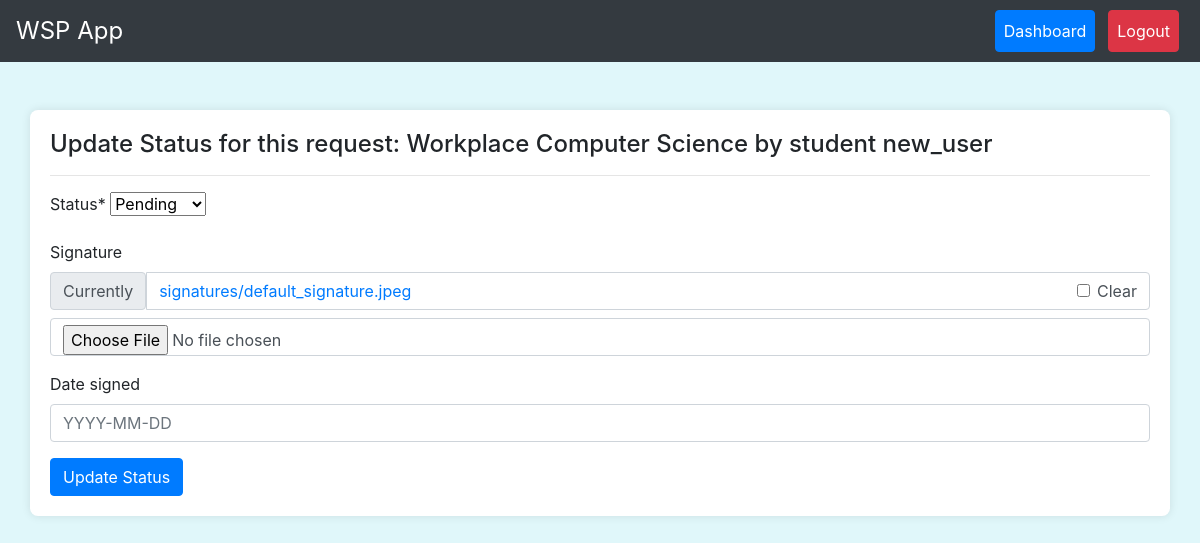
The app's page /director_approval/1/ (signed in), older data.
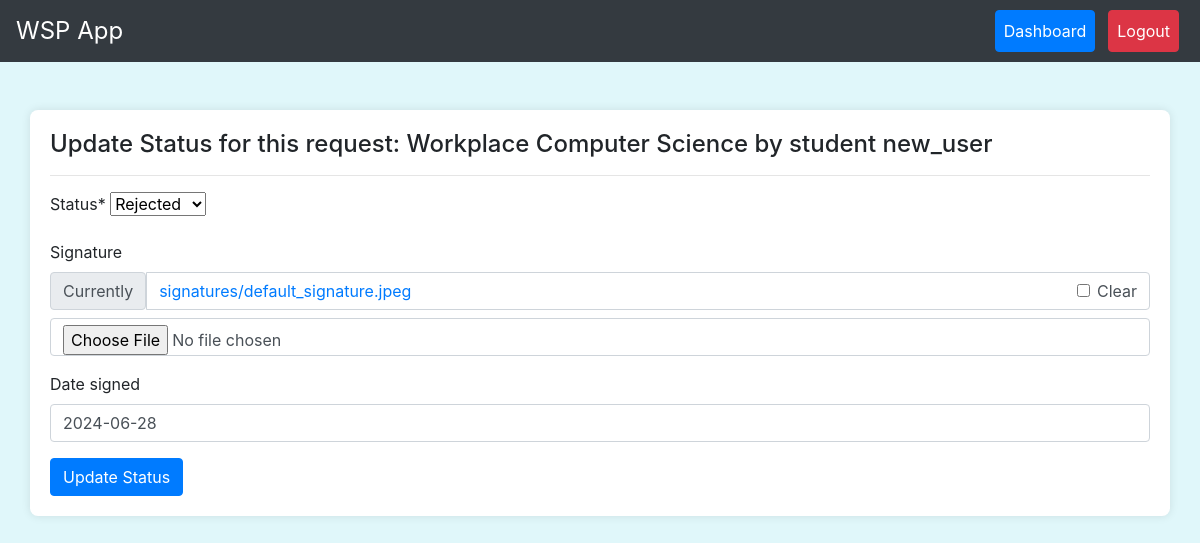
The same page, newer data.
### workapp/models.py (models this page shows, shortened)
class StudentApplication(models.Model):
    student = models.ForeignKey(User, on_delete=models.CASCADE, related_name='applications', null=True)
    posting_place = models.ForeignKey(PostingPlace, on_delete=models.CASCADE)
    STATUS_CHOICES = [
        ('pending', 'Pending'),
        ('approved', 'Approved'),
        ('rejected', 'Rejected'),
    ]
    status = models.CharField(max_length=10, choices=STATUS_CHOICES, default='pending')
    supervisor_status = models.CharField(max_length=10, null=True, choices=STATUS_CHOICES, default='pending')
    director_approval = models.BooleanField(default=False)
    supervisor_approval = models.BooleanField(default=False, null=True)
    work_completed = models.BooleanField(default=False, null=True, blank=True)
    payment_status = models.BooleanField(default=False, null=True, blank=True)
    payment_receipt = models.ImageField(upload_to='receipts/', default=default_receipt, null=True, blank=True)
    start_date = models.DateField(null=True, blank=True)
    end_date = models.DateField(null=True, blank=True)
    student_photo = models.ImageField(upload_to='student_photos/', default=default_student_photo, null=True, blank=True)
    hod_recommendation_letter = models.FileField(upload_to='hod_signatures/', default=default_hod_signature, null=True, blank=True)
    room_number = models.CharField(max_length=20, null=True, blank=True)
    cgpa = models.DecimalField(max_digits=4, decimal_places=2, null=True, blank=True)
    year_of_study = models.IntegerField(null=True, blank=True)
    reason_for_desiring_to_work = models.TextField(null=True, blank=True)
    signature = models.FileField(upload_to='signatures/', default=default_signature, null=True, blank=True)
    area_of_interest = models.CharField(max_length=255, null=True, blank=True)
    date_signed = models.DateField(null=True, blank=True)
    class Meta:
        ordering = [Case(
            When(status='pending', then=Value(0)),
            When(status='approved', then=Value(1)),
            When(status='rejected', then=Value(2)),
            output_field=IntegerField(),
        )]

class PostingPlace(models.Model):
    name = models.CharField(max_length=100)
    location = models.CharField(max_length=100, null=True, blank=True, default='School Campus')
    supervisor = models.ForeignKey(User, on_delete=models.SET_NULL, null=True, blank=True)
    def __str__(self):
        return self.name

class User(AbstractUser):
    ROLE_CHOICES = (
        ('student', 'Student'),
        ('director', 'Director'),
        ('supervisor', 'Supervisor'),
    )
    role = models.CharField(max_length=10, choices=ROLE_CHOICES)
    username = models.CharField(max_length=20, null=True, blank=True, unique=False, default='new_user')
    matric_number = models.CharField(max_length=20, null=True, blank=True, unique=True)
    staff_id = models.CharField(max_length=10, null=True, blank=True, unique=True)
    email = models.EmailField(null=True, blank=False, unique=True)
    department = models.CharField(max_length=100, null=True, blank=False)
    course_of_study = models.CharField(max_length=100, null=True, blank=False)
    faculty = models.CharField(max_length=100, null=True, blank=True, default='Science')
    specialization = models.CharField(max_length=100, null=True, blank=True)
    first_name = models.CharField(max_length=100)
    last_name = models.CharField(max_length=100)
    phone_number = models.CharField(max_length=12, null=True, blank=True, default='08012345678')
    contact_address = models.TextField(null=True, blank=True, default='Ogun State')
    date_of_birth = models.DateField(null=True, blank=True)
    GENDER_CHOICES = [
        ('M', 'Male'),
        ('F', 'Female')
    ]
    gender = models.CharField(max_length=1, choices=GENDER_CHOICES, null=True, blank=True)
    registration_date = models.DateField(default=date.today)
    def __str__(self):
        return f'{self.first_name} {self.last_name}'
    class Meta:
        ordering = ['-registration_date']

### workapp/views.py (the view)
# urls.py: path('director_approval/<int:application_id>/', views.update_application_status, name='update_application_status'),
@login_required
def update_application_status(request, application_id):
    application = get_object_or_404(StudentApplication, id=application_id)
    if request.method == 'POST':
        form = StudentApplicationForm2(request.POST, instance=application)
        if form.is_valid():
            form.save()
            return redirect('dashboard')
    else:
        form = StudentApplicationForm2(instance=application)
    return render(request, 'update_application_status.html', {'form': form, 'application': application})

### workapp/forms.py
class StudentApplicationForm2(forms.ModelForm):
    class Meta:
        model = StudentApplication
        fields = ['status', 'signature', 'date_signed']
        widgets = {
            'status': forms.Select(choices=StudentApplication.STATUS_CHOICES),
            'date_signed': forms.DateInput(attrs={
                'placeholder': 'YYYY-MM-DD',
                'class': 'form-control'
            }),
        }

### workapp/templates/update_application_status.html (shortened to what this page needs)
{% extends 'base.html' %}
{% load crispy_forms_tags %}
{% block content %}
    <h4>Update Status for this request: Workplace {{ application.posting_place }} by student {{ application.student.username }}</h4> <hr>
    <form method="post">
        {{ form|crispy }}
        <button type="submit" class="btn btn-primary">Update Status</button>
    </form>
{% endblock %}

Row changes from the older to the newer data that the page shows:
changed StudentApplication "Computer Science": status "Pending" → "Rejected"; date_signed (not shown) → "2024-06-28"
